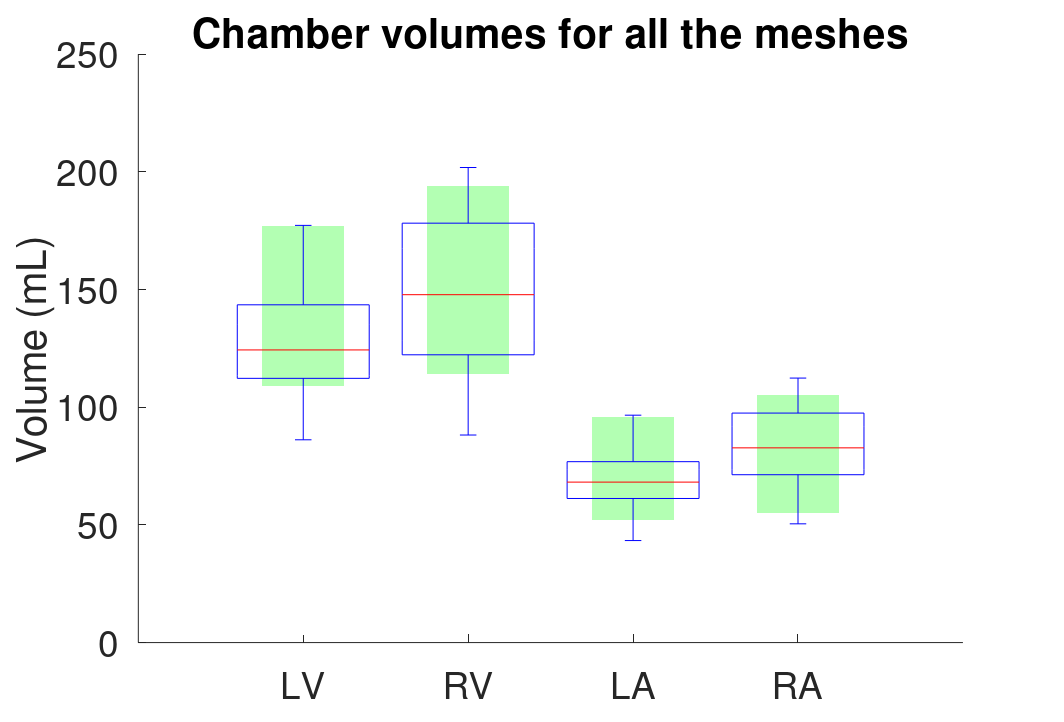

Reproduce this figure in MATLAB. (Note: this script raises an error after producing the figure.)
F = [5,7,14,15,18,19];
M = [1,2,3,4,6,8,9,10,11,12,13,16,17,20];

%% Volume ALL

close all
h=figure;
hold on

set(h,'PaperOrientation','landscape');
set(h,'PaperPosition', [1 1 28 19]);
%% LV 
mean_vol = 143; % Petersen 2017
std_vol = 34;

patch([0.75 1.25 1.25 0.75], [mean_vol-std_vol mean_vol-std_vol,...
    mean_vol+std_vol mean_vol+std_vol], [0 1 0],...
    'FaceAlpha',0.3,'LineStyle','none')
%% RV
mean_vol = 154; % Petersen 2017
std_vol = 40;

patch([1+0.75 1+1.25 1+1.25 1+0.75], [mean_vol-std_vol mean_vol-std_vol,...
    mean_vol+std_vol mean_vol+std_vol], [0 1 0],...
    'FaceAlpha',0.3,'LineStyle','none')
%% LA
mean_vol = 74; % Petersen 2017
std_vol = 22;

patch([2+0.75 2+1.25 2+1.25 2+0.75], [mean_vol-std_vol mean_vol-std_vol,...
    mean_vol+std_vol mean_vol+std_vol], [0 1 0],...
    'FaceAlpha',0.3,'LineStyle','none')
%% RA
mean_vol = 80; % Petersen 2017
std_vol = 25;

patch([3+0.75 3+1.25 3+1.25 3+0.75], [mean_vol-std_vol mean_vol-std_vol,...
    mean_vol+std_vol mean_vol+std_vol], [0 1 0],...
    'FaceAlpha',0.3,'LineStyle','none')
%% Boxplots

LV_vol = [120.057 128.613 152.305 145.15 118.406 86.1567 113.198 142.959 154.357 154.98 142.291 101.844 139.445 177.252 103.964 140.259 118.204 92.8903 115.664 109.466]';
RV_vol = [147.499 178.024 191.621 189.982 101.945 88.1846 140.046 178.696 142.801 193.332 168.791 121.313 173.173 201.839 122.588 145.593 157.433 119.224 116.294 148.11]';
LA_vol = [68.5369 49.605 63.8641 63.427 47.4743 65.5117 67.8205 88.4302 96.2418 85.2434 96.6128 51.9832 74.0667 87.8193 65.5355 69.0059 68.9715 43.3464 72.399 54.6153]';
RA_vol = [112.379 91.5234 80.032 97.1162 50.4545 63.2971 110.446 108.549 89.184 111.711 95.6747 65.0821 85.029 98.6811 70.7274 80.2781 74.7992 52.8519 80.433 71.5133]';

bp=boxplot([LV_vol,RV_vol,LA_vol,RA_vol],'Labels',...
    {'LV','RV','LA','RA'});

ylabel('Volume (mL)','FontSize',44);

title('Chamber volumes for all the meshes','FontSize',44)
set(gca,'FontSize',70);
set(bp,'LineWidth',2);
print(gcf, '-dpdf', 'boxplots_vol_all.pdf');
hold off

% %% Volume MALES
% 
% close all
% h=figure;
% hold on
% 
% set(h,'PaperOrientation','landscape');
% set(h,'PaperPosition', [1 1 28 19]);
% %% LV 
% mean_vol = 166; % Petersen 2017
% std_vol = 32;
% 
% patch([0.75 1.25 1.25 0.75], [mean_vol-std_vol mean_vol-std_vol,...
%     mean_vol+std_vol mean_vol+std_vol], [0 1 0],...
%     'FaceAlpha',0.3,'LineStyle','none')
% %% RV
% mean_vol = 182; % Petersen 2017
% std_vol = 36;
% 
% patch([1+0.75 1+1.25 1+1.25 1+0.75], [mean_vol-std_vol mean_vol-std_vol,...
%     mean_vol+std_vol mean_vol+std_vol], [0 1 0],...
%     'FaceAlpha',0.3,'LineStyle','none')
% %% LA
% mean_vol = 78; % Petersen 2017
% std_vol = 23;
% 
% patch([2+0.75 2+1.25 2+1.25 2+0.75], [mean_vol-std_vol mean_vol-std_vol,...
%     mean_vol+std_vol mean_vol+std_vol], [0 1 0],...
%     'FaceAlpha',0.3,'LineStyle','none')
% %% RA
% mean_vol = 93; % Petersen 2017
% std_vol = 27;
% 
% patch([3+0.75 3+1.25 3+1.25 3+0.75], [mean_vol-std_vol mean_vol-std_vol,...
%     mean_vol+std_vol mean_vol+std_vol], [0 1 0],...
%     'FaceAlpha',0.3,'LineStyle','none')
% %% Boxplots
% 
% bp=boxplot([LV_vol(M),RV_vol(M),LA_vol(M),RA_vol(M)],'Labels',...
%     {'Left ventricle','Right ventricle','Left atrium','Right atrium'});
% 
% ylabel('Volume (mL)','FontSize',24);
% 
% title('Chamber volumes for meshes of males','FontSize',24)
% set(gca,'FontSize',20);
% set(bp,'LineWidth', 2);
% print(gcf, '-dpdf', 'boxplots_vol_males.pdf');
% hold off
% 
% %% Volume FEMALES
% 
% close all
% h=figure;
% hold on
% 
% set(h,'PaperOrientation','landscape');
% set(h,'PaperPosition', [1 1 28 19]);
% %% LV 
% mean_vol = 124; % Petersen 2017
% std_vol = 21;
% 
% patch([0.75 1.25 1.25 0.75], [mean_vol-std_vol mean_vol-std_vol,...
%     mean_vol+std_vol mean_vol+std_vol], [0 1 0],...
%     'FaceAlpha',0.3,'LineStyle','none')
% %% RV
% mean_vol = 130; % Petersen 2017
% std_vol = 24;
% 
% patch([1+0.75 1+1.25 1+1.25 1+0.75], [mean_vol-std_vol mean_vol-std_vol,...
%     mean_vol+std_vol mean_vol+std_vol], [0 1 0],...
%     'FaceAlpha',0.3,'LineStyle','none')
% %% LA
% mean_vol = 70; % Petersen 2017
% std_vol = 21;
% 
% patch([2+0.75 2+1.25 2+1.25 2+0.75], [mean_vol-std_vol mean_vol-std_vol,...
%     mean_vol+std_vol mean_vol+std_vol], [0 1 0],...
%     'FaceAlpha',0.3,'LineStyle','none')
% %% RA
% mean_vol = 69; % Petersen 2017
% std_vol = 17;
% 
% patch([3+0.75 3+1.25 3+1.25 3+0.75], [mean_vol-std_vol mean_vol-std_vol,...
%     mean_vol+std_vol mean_vol+std_vol], [0 1 0],...
%     'FaceAlpha',0.3,'LineStyle','none')
% %% Boxplots
% 
% bp=boxplot([LV_vol(F),RV_vol(F),LA_vol(F),RA_vol(F)],'Labels',...
%     {'Left ventricle','Right ventricle','Left atrium','Right atrium'});
% 
% ylabel('Volume (mL)','FontSize',24);
% 
% title('Chamber volumes for meshes of females','FontSize',24)
% set(gca,'FontSize',20);
% set(bp,'LineWidth', 2);
% print(gcf, '-dpdf', 'boxplots_vol_females.pdf');
% hold off

% %% Mass LV ALL, MALES AND FEMALES
% 
% close all
% h=figure;
% hold on
% 
% set(h,'PaperOrientation','landscape');
% set(h,'PaperPosition', [1 1 28 19]);
% %% ALL
% mean_mass_all = 85; % Petersen 2017
% std_mass_all = 24;
% 
% patch([0.75 1.25 1.25 0.75], [mean_mass_all-std_mass_all mean_mass_all-std_mass_all,...
%     mean_mass_all+std_mass_all mean_mass_all+std_mass_all], [0 1 0],...
%     'FaceAlpha',0.3,'LineStyle','none')
% %% MALES
% 
% mean_mass_males = 103;
% std_mass_males = 21;
% 
% patch([1+0.75 1+1.25 1+1.25 1+0.75], [mean_mass_males-std_mass_males mean_mass_males-std_mass_males,...
%     mean_mass_males+std_mass_males mean_mass_males+std_mass_males], [0 1 0],...
%     'FaceAlpha',0.3,'LineStyle','none')
% %% FEMALES
% 
% mean_mass_females = 70;
% std_mass_females = 13;
% 
% patch([2+0.75 2+1.25 2+1.25 2+0.75], [mean_mass_females-std_mass_females mean_mass_females-std_mass_females,...
%     mean_mass_females+std_mass_females mean_mass_females+std_mass_females], [0 1 0],...
%     'FaceAlpha',0.3,'LineStyle','none')
% 
% %% Boxplots
% 
% bp=boxplot([LV_mass',LV_mass(M)',LV_mass(F)'],...
%     [ones(1,20),2*ones(1,length(M)),3*ones(1,length(F))],'Labels',...
%     {'Whole cohort','Males','Females'});
% 
% ylabel('Mass (g)','FontSize',24);
% 
% title('Left ventricular mass','FontSize',24)
% set(gca,'FontSize',20);
% set(bp,'LineWidth', 2);
% print(gcf, '-dpdf', 'boxplots_mass_lv.pdf');
% hold off
% 
% close all

%% Mass LV ALL COMPARED W/ LITERATURE
% 
% close all
% h=figure;
% hold on
% 
% set(h,'PaperOrientation','landscape');
% set(h,'PaperPosition', [1 1 28 19]);
% 
% 
% %     mean_mass_females+std_mass_females mean_mass_females+std_mass_females], [0 1 0],...
% %     'FaceAlpha',0.3,'LineStyle','none')
% % 
% % %% Boxplots
% % 
% % bp=boxplot([LV_mass',LV_mass(M)',LV_mass(F)'],...
% %     [ones(1,20),2*ones(1,length(M)),3*ones(1,length(F))],'Labels',...
% %     {'Whole cohort','Males','Females'});
% % 
% % ylabel('Mass (g)','FontSize',24);
% % 
% % title('Left ventricular mass','FontSize',24)
% % set(gca,'FontSize',20);
% % set(bp,'LineWidth', 2);
% % print(gcf, '-dpdf', 'boxplots_mass_lv.pdf');
% 
% mean_klein2016 = 158;
% std_klein2016 =56.8;
% 
% patch([0.75 1.25 1.25 0.75], [mean_klein2016-std_klein2016 mean_klein2016-std_klein2016 ...
%     mean_klein2016+std_klein2016 mean_klein2016+std_klein2016],[0 1 0],...
% 'FaceAlpha',0.3,'LineStyle','none')
% 
% bp=boxplot([LV'*1.055],...
%     [ones(1,20)],'Labels',...
%     {'Whole cohort'});
% 
% ylabel('Mass (g)','FontSize',24);
% 
% title('Left ventricular mass','FontSize',24)
% set(gca,'FontSize',20);
% set(bp,'LineWidth', 2);
% print(gcf, '-dpdf', 'boxplots_mass_lv.pdf');
% hold off
% 
% close all